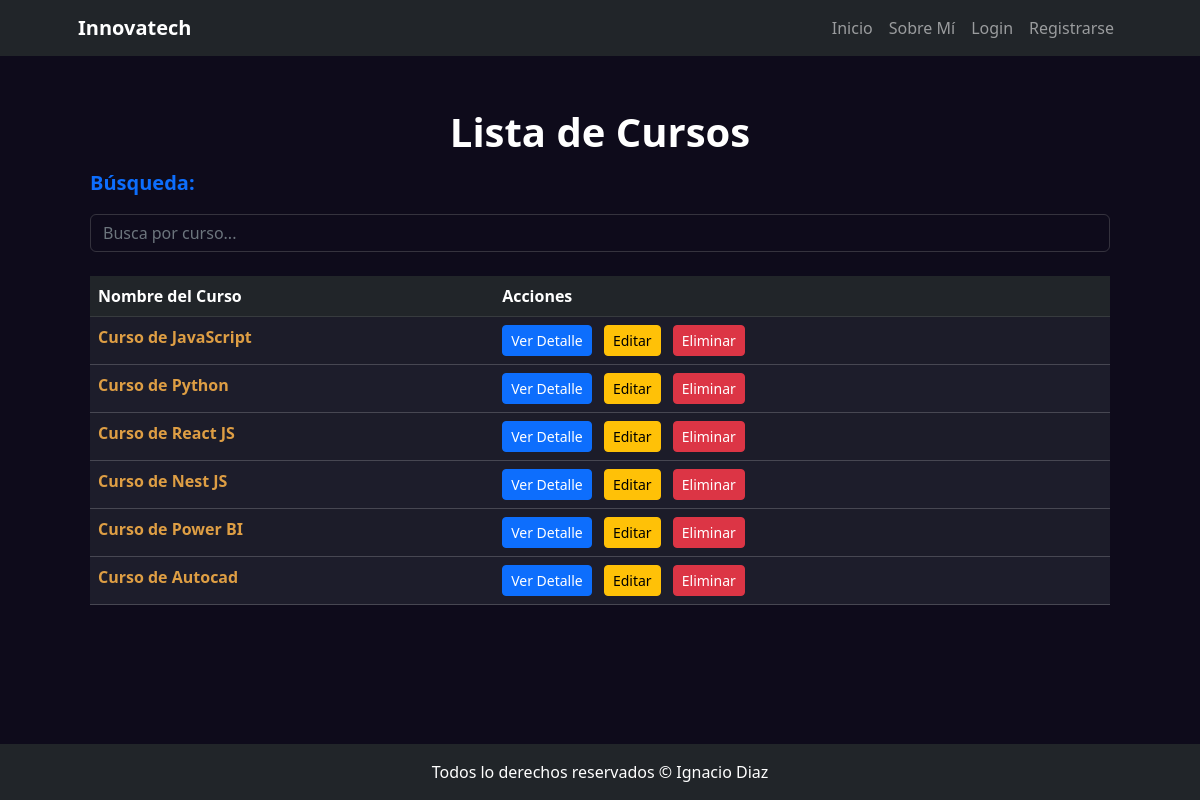
Screenshot of /curso/list/ with the database file from the repository.
### curso/models.py (models this page shows, shortened)
class Curso(models.Model):
    nombre = models.CharField(max_length=100)
    descripcion = models.TextField()
    fecha_inicio = models.DateField()
    imagen = models.ImageField(upload_to='cursos/', null=True, blank=True)
    class Meta:
        verbose_name = 'Curso'
        verbose_name_plural = 'Cursos'

### curso/views.py (the view)
# urls.py: path("list/", views.CursoList.as_view(), name="list"),
class CursoList(ListView):
    model = models.Curso
    def get_queryset(self) -> QuerySet:
        if self.request.GET.get("consulta"):
            consulta = self.request.GET.get("consulta")
            object_list = models.Curso.objects.filter(
                nombre__icontains=consulta)
        else:
            object_list = models.Curso.objects.all()
        return object_list

### curso/templates/curso/curso_list.html (shortened to what this page needs)
{% extends 'core/base.html' %}
{% block titulo %}Lista de Cursos{% endblock titulo %}
{% block contenido %}
    <div class="container">
        <div class="row">
            <form action="{% url 'curso:list' %}" method="get">
                <label class="fs-5 fw-bold mb-3 text-primary">Búsqueda:</label>
                <input
                    type="text"
                    name="consulta"
                    class="form-control"
                    placeholder="Busca por curso..."
                >
            </form>
        </div>
        <div class="row my-4">
            <div class="col">
                {% if object_list %}
                    <table class="table table-striped table-hover"  style="background: #1d1d2b; border-color: #ffffff2f;">
                        <thead class="table-dark">
                            <tr>
                                <th scope="col">Nombre del Curso</th>
                                <th scope="col">Acciones</th>
                            </tr>
                        </thead>
                        <tbody>
                            {% for object in object_list %}
                                <tr>
                                    <td style="color: #de9e44" class="fw-bold">{{ object.nombre }}</td>
                                    <td>
                                        <a href="{% url 'curso:detail' object.id %}" class="btn btn-primary btn-sm me-2">Ver Detalle</a>
                                        <a href="{% url 'curso:update' object.id %}" class="btn btn-warning btn-sm me-2">Editar</a>
                                        <a href="{% url 'curso:delete' object.id %}" class="btn btn-danger btn-sm">Eliminar</a>
                                    </td>
                                </tr>
                            {% endfor %}
                        </tbody>
                    </table>
                {% elif not object_list and request.GET.consulta %}
                    <p class="text-center py-4 m-2 fs-4 text-info text-bg-dark fw-bold rounded-4">
                        No hay Cursos registrados con ese nombre 🫤
                    </p>
                {% else %}
                    <p class="text-center py-4 m-2 fs-4 text-warning text-bg-dark fw-bold rounded-4">
                       Aún no hay Cursos registrados 📢
                    </p>
                {% endif %}
            </div>
        </div>
    </div>
{% endblock contenido %}

### core/templates/core/base.html (style rules this page uses)
input { background: #c9c9c900 !important; color: #b7b7b7 !important; border-color: #9090904c !important; }

### rows the page displays
Curso: nombre "Curso de JavaScript"
Curso: nombre "Curso de Python"
Curso: nombre "Curso de React JS"
Curso: nombre "Curso de Nest JS"
Curso: nombre "Curso de Power BI"
Curso: nombre "Curso de Autocad"
